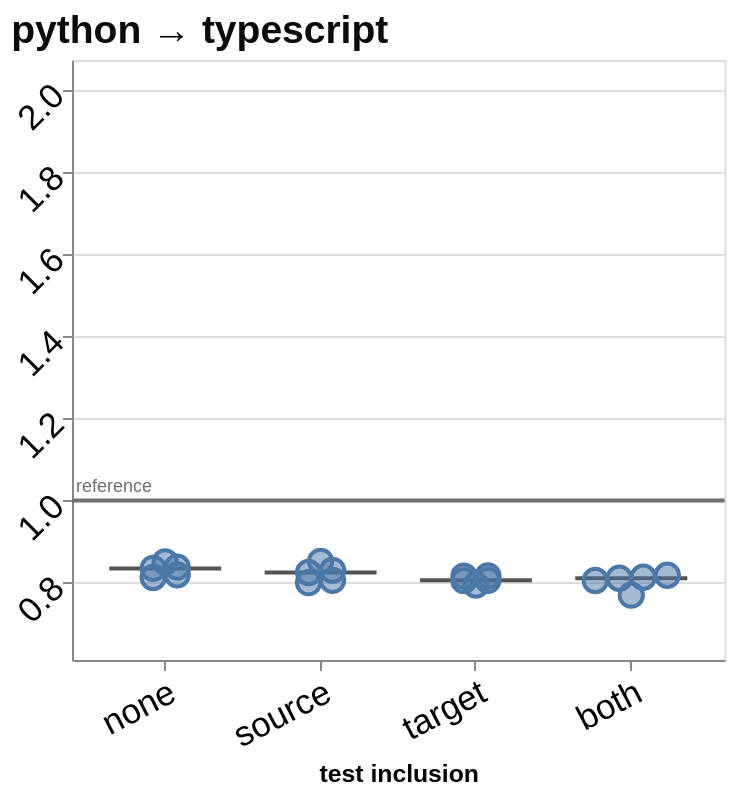

Vega-Lite specification for this chart:
### Vega-Lite specification from a JSON file in a GitHub repository (floating-point values rounded to 4 significant figures)
{"config": {"view": {"continuousWidth": 300, "continuousHeight": 300}, "axis": {"labelAngle": -45}, "axisX": {"labelAngle": -37.5}}, "layer": [{"data": {"name": "data-14fe493c704c9f943a6d8a59518b9d87"}, "mark": {"type": "tick", "color": "#0b0b0b", "opacity": 0.7, "size": 56, "thickness": 2}, "encoding": {"x": {"field": "condition", "sort": ["no tests", "source tests", "target tests", "both tests"], "title": "test inclusion", "type": "nominal", "axis": {"labelFontSize": 17.32, "titleFontSize": 12.38, "labelExpr": "{'no tests': 'none', 'source tests': 'source', 'target tests': 'target', 'both tests': 'both'}[datum.label]", "labelAngle": -27.5}}, "xOffset": {"field": "nudge", "scale": {"domain": [-2, 2], "range": [7.071, 55.07]}, "title": null, "type": "quantitative"}, "y": {"field": "value", "scale": {"domain": [0.6115, 2.073], "nice": false}, "title": null, "type": "quantitative", "axis": {"labelFontSize": 17.32, "titleFontSize": 22}}}}, {"data": {"name": "data-2411f198109f299d7ce56c00f7b584a2"}, "mark": {"type": "point", "filled": true, "size": 136, "fillOpacity": 0.5, "stroke": "#4c78a8", "strokeWidth": 2, "strokeOpacity": 1}, "encoding": {"tooltip": [{"field": "port", "title": "run", "type": "nominal"}, {"field": "value", "format": ".2f", "title": "ladder time ÷ reference", "type": "quantitative"}, {"field": "ladder_rungs_completed", "title": "rungs completed", "type": "quantitative"}, {"field": "ladder_total_ms", "format": ",.1f", "title": "total ms", "type": "quantitative"}], "x": {"field": "condition", "sort": ["no tests", "source tests", "target tests", "both tests"], "title": "test inclusion", "type": "nominal", "axis": {"labelFontSize": 17.32, "titleFontSize": 12.38, "labelExpr": "{'no tests': 'none', 'source tests': 'source', 'target tests': 'target', 'both tests': 'both'}[datum.label]", "labelAngle": -27.5}}, "xOffset": {"field": "nudge", "scale": {"domain": [-2, 2], "range": [7.071, 55.07]}, "title": null, "type": "quantitative"}, "y": {"field": "value", "scale": {"domain": [0.6115, 2.073], "nice": false}, "title": null, "type": "quantitative", "axis": {"labelFontSize": 17.32, "titleFontSize": 22}}}}, {"data": {"name": "data-a630986baac081710e889288b28dd2bb"}, "mark": {"type": "rule", "color": "#6e6e6e", "strokeWidth": 2}, "encoding": {"y": {"field": "value", "scale": {"domain": [0.6115, 2.073], "nice": false}, "title": null, "type": "quantitative", "axis": {"labelFontSize": 17.32, "titleFontSize": 22}}}}, {"data": {"name": "data-a630986baac081710e889288b28dd2bb"}, "mark": {"type": "text", "align": "left", "baseline": "bottom", "dy": -2, "fontSize": 9, "color": "#6e6e6e"}, "encoding": {"text": {"field": "label", "type": "nominal"}, "x": {"value": 2}, "y": {"field": "value", "scale": {"domain": [0.6115, 2.073], "nice": false}, "title": null, "type": "quantitative", "axis": {"labelFontSize": 17.32, "titleFontSize": 22}}}}], "height": 300, "title": {"text": "python → typescript", "anchor": "start", "color": "#0b0b0b", "fontSize": 19.5}, "width": 326.2, "$schema": "https://vega.github.io/schema/vega-lite/v6.4.1.json", "datasets": {"data-14fe493c704c9f943a6d8a59518b9d87": [{"condition": "no tests", "value": 0.8346, "nudge": 0.0}, {"condition": "source tests", "value": 0.8247, "nudge": 0.0}, {"condition": "target tests", "value": 0.8055, "nudge": 0.0}, {"condition": "both tests", "value": 0.8106, "nudge": 0.0}], "data-2411f198109f299d7ce56c00f7b584a2": [{"run_id": "20260909T005215Z_9a3e20fe", "condition": "no tests", "ladder_rungs_completed": 19, "ladder_total_ms": 12060.0, "value": 0.8506, "reference": 1.0, "port": "9a3e20fe", "nudge": 0.0}, {"run_id": "20260909T024849Z_b96078c6", "condition": "no tests", "ladder_rungs_completed": 19, "ladder_total_ms": 11580.0, "value": 0.8124, "reference": 1.0, "port": "b96078c6", "nudge": -0.5}, {"run_id": "20260909T130706Z_31ac2789", "condition": "no tests", "ladder_rungs_completed": 19, "ladder_total_ms": 11840.0, "value": 0.819, "reference": 1.0, "port": "31ac2789", "nudge": 0.5}, {"run_id": "20260909T151143Z_170b737d", "condition": "no tests", "ladder_rungs_completed": 19, "ladder_total_ms": 11680.0, "value": 0.8346, "reference": 1.0, "port": "170b737d", "nudge": -0.5}, {"run_id": "20260909T182714Z_2643e4be", "condition": "no tests", "ladder_rungs_completed": 19, "ladder_total_ms": 11780.0, "value": 0.8377, "reference": 1.0, "port": "2643e4be", "nudge": 0.5}, {"run_id": "20260909T002206Z_273cf6b9", "condition": "source tests", "ladder_rungs_completed": 19, "ladder_total_ms": 12020.0, "value": 0.8298, "reference": 1.0, "port": "273cf6b9", "nudge": 0.5}, {"run_id": "20260909T022216Z_19e0fe30", "condition": "source tests", "ladder_rungs_completed": 19, "ladder_total_ms": 11590.0, "value": 0.8247, "reference": 1.0, "port": "19e0fe30", "nudge": -0.5}, {"run_id": "20260909T124157Z_4ee67ba2", "condition": "source tests", "ladder_rungs_completed": 19, "ladder_total_ms": 11630.0, "value": 0.8, "reference": 1.0, "port": "4ee67ba2", "nudge": -0.5}, {"run_id": "20260909T144331Z_5b46f630", "condition": "source tests", "ladder_rungs_completed": 19, "ladder_total_ms": 11730.0, "value": 0.8519, "reference": 1.0, "port": "5b46f630", "nudge": 0.0}, {"run_id": "20260909T180307Z_280f3890", "condition": "source tests", "ladder_rungs_completed": 19, "ladder_total_ms": 11530.0, "value": 0.8056, "reference": 1.0, "port": "280f3890", "nudge": 0.5}, {"run_id": "20260909T004354Z_a47a3057", "condition": "target tests", "ladder_rungs_completed": 19, "ladder_total_ms": 11840.0, "value": 0.8158, "reference": 1.0, "port": "a47a3057", "nudge": -0.5}, {"run_id": "20260909T023701Z_e94dca40", "condition": "target tests", "ladder_rungs_completed": 19, "ladder_total_ms": 11520.0, "value": 0.8165, "reference": 1.0, "port": "e94dca40", "nudge": 0.5}, {"run_id": "20260909T125752Z_09b2c811", "condition": "target tests", "ladder_rungs_completed": 19, "ladder_total_ms": 11530.0, "value": 0.8047, "reference": 1.0, "port": "09b2c811", "nudge": -0.5}, {"run_id": "20260909T150124Z_a7cd2ee9", "condition": "target tests", "ladder_rungs_completed": 19, "ladder_total_ms": 11420.0, "value": 0.8055, "reference": 1.0, "port": "a7cd2ee9", "nudge": 0.5}, {"run_id": "20260909T181751Z_00b43b48", "condition": "target tests", "ladder_rungs_completed": 19, "ladder_total_ms": 11530.0, "value": 0.7941, "reference": 1.0, "port": "00b43b48", "nudge": 0.0}, {"run_id": "20260909T001426Z_1c28aa33", "condition": "both tests", "ladder_rungs_completed": 19, "ladder_total_ms": 11720.0, "value": 0.8179, "reference": 1.0, "port": "1c28aa33", "nudge": 1.5}, {"run_id": "20260909T020947Z_ffb57550", "condition": "both tests", "ladder_rungs_completed": 19, "ladder_total_ms": 11850.0, "value": 0.8052, "reference": 1.0, "port": "ffb57550", "nudge": -1.5}, {"run_id": "20260909T123239Z_5982b634", "condition": "both tests", "ladder_rungs_completed": 19, "ladder_total_ms": 11500.0, "value": 0.7697, "reference": 1.0, "port": "5982b634", "nudge": 0.0}, {"run_id": "20260909T142951Z_4ff7cdec", "condition": "both tests", "ladder_rungs_completed": 19, "ladder_total_ms": 11910.0, "value": 0.8106, "reference": 1.0, "port": "4ff7cdec", "nudge": -0.5}, {"run_id": "20260909T175143Z_62b61540", "condition": "both tests", "ladder_rungs_completed": 19, "ladder_total_ms": 12160.0, "value": 0.813, "reference": 1.0, "port": "62b61540", "nudge": 0.5}], "data-a630986baac081710e889288b28dd2bb": [{"value": 1.0, "label": "reference"}]}, "padding": {"left": 5, "top": 5, "right": 6.25, "bottom": 5}}
